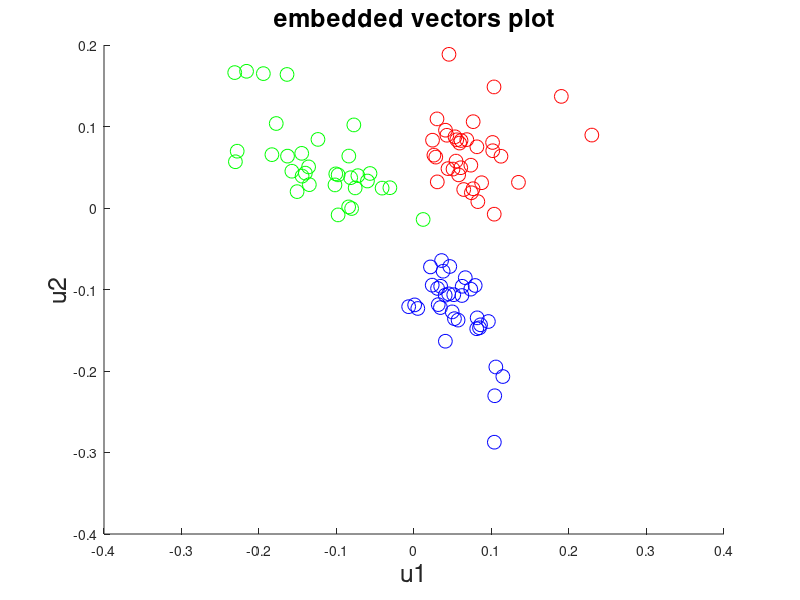

Here is the MATLAB script that generated this plot: (Note: this script raises an error after producing the figure.)
clear;

% k colours
k = 3;

% number vertices
n = 100;

% probability of edge within communities, p, and between communities, q
p = 0.7;
q = 0.3;

% choose communitiy for each edge (i.e. 0,...,k-1)
nodeCommunities = zeros(n, 1);
for i=1:n
    nodeCommunities(i,1) = mod((i-1), k);
end

adjacencyMatrix = zeros(n,n);
for i=1:n
    for j=1:n
        if i ~= j
            if nodeCommunities(i,1) == nodeCommunities(j,1)
                flipResult = rand(1);
                if flipResult <= p
                    adjacencyMatrix(i,j) = 1;
                end
            else
                flipResult = rand(1);
                if flipResult <= q
                    adjacencyMatrix(i,j) = 1;
                end
            end
        end
    end
end

% degree matrix is a diagonal matrix with ith element in diagonal equal to
% degree of vertex i
degreeMatrix = zeros(n,n);
for i=1:n
    degreeMatrix(i,i) = sum(adjacencyMatrix(i,:));
end

% Laplacian matrix, L = D - A
laplacianMatrix = degreeMatrix - adjacencyMatrix;

% calculate eigenvectors of Laplacian matrix
[eigVecM, eigValM] = eig(laplacianMatrix);

% only consider first k eigenvectors and eigenvalues
[rows, cols] = size(eigVecM);
eigVec = zeros(rows, k);
eigVal = zeros(k, 1);

% first eigenvector has all elements = 1, so provides no information
for i = 2:k
    eigVec(:, i-1) = eigVecM(:, i);
    eigVal(i-1, 1) = eigValM(i, i);
end

% create embedded vectors and plot graph
embedVec = transpose(eigVec);

title('embedded vectors plot','FontSize',18);
xlabel('u1','FontSize',18);
ylabel('u2','FontSize',18);
circlePlotSize = 100;
for v=1:rows
    hold on;
    if nodeCommunities(v,1) == 0
        scatter(embedVec(1,v),embedVec(2, v),circlePlotSize,'r')
    elseif nodeCommunities(v,1) == 1
        scatter(embedVec(1,v),embedVec(2, v),circlePlotSize,'g')
    else
        scatter(embedVec(1,v),embedVec(2, v),circlePlotSize,'b')
    end
end

[indicators, clusterCentres] = testKMeansClustering(transpose(embedVec(1:(k-1),:)), k);

% check errors in community detection
errorsCommunityDetection = zeros(n, 1);
for i=1:n
    if indicators(i,nodeCommunities(i,1)+1) == 1
        errorsCommunityDetection(i,1) = 0;
    else
        errorsCommunityDetection(i,1) = 1;
    end
end
percentageErrorsCommunityDetection = sum(errorsCommunityDetection(:,1)) / n * 100;
display(percentageErrorsCommunityDetection);